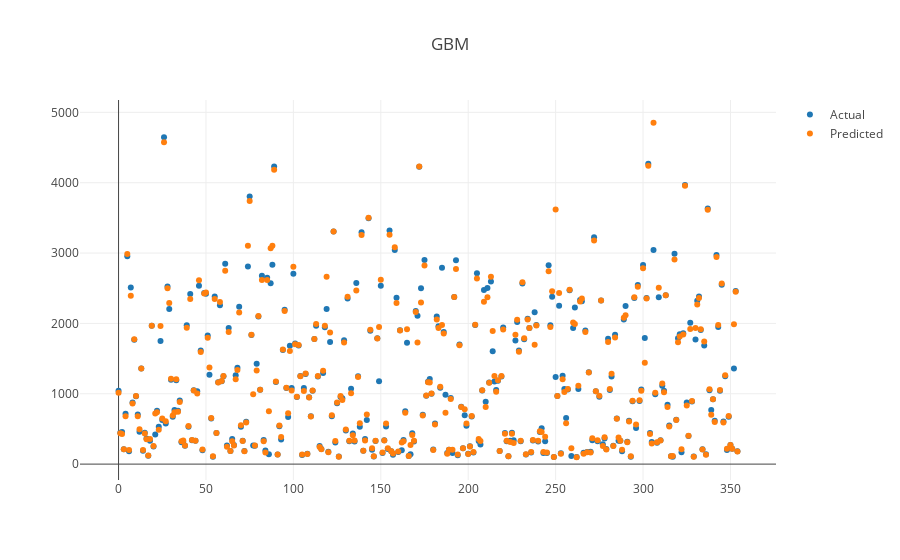

Source (notebook cell):
### Code cell
trace1 = go.Scatter(x = np.arange(len(y_act)),
                    y = y_act.reshape(-1,),
                   name = "Actual",
                   mode = 'markers',
                   line=dict(width=10))
trace2 = go.Scatter(x = np.arange(len(y_act)), 
         y = y_pred_GBM.reshape(-1,),
                   name = "Predicted",
                   mode = 'markers',
                   line=dict(width=10))
data = [trace1, trace2]
layout = {"title": "GBM"}
fig = go.Figure(data=data, layout = layout)
py.iplot(fig)

### Figure 1 — Plotly figure (JSON) as saved in the notebook; plotly's stock layout.template omitted (floating-point values rounded to 4 significant figures; data arrays with more than 128 entries replaced by an {"elided": "..."} marker saying what was removed)
{"data": [{"line": {"width": 10}, "mode": "markers", "name": "Actual", "type": "scatter", "uid": "fb6fc83e-edac-45f3-a064-f790c35094a4", "x": {"elided": "355 int values"}, "y": {"elided": "355 float values"}}, {"line": {"width": 10}, "mode": "markers", "name": "Predicted", "type": "scatter", "uid": "118e3e67-fe13-4793-a9cb-ca37e99f43a6", "x": {"elided": "355 int values"}, "y": {"elided": "355 float values"}}], "layout": {"title": {"text": "GBM"}}}
